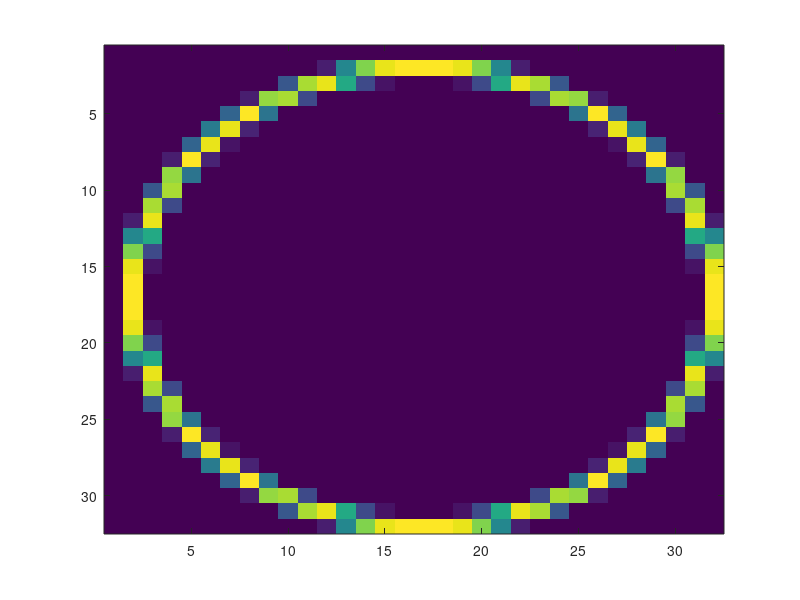

Recreate this plot in MATLAB.
%----------------------------------------------------------
%
%----------------------------------------------------------
function radial_filter_bank
close all;
FFTN    =   32;%32;
RSTEPS  =   16;
DELTAR  =   (FFTN/2)/RSTEPS

[x,y]   =   meshgrid(-FFTN/2:FFTN/2-1,-FFTN/2:FFTN/2-1);
r       =   sqrt(x.^2+y.^2);
filter  =   [];
pause;
for r0  =   0:DELTAR:(RSTEPS-1)*DELTAR
     msk = 0.5*(1+cos(pi*(r-r0)/DELTAR));
     msk(abs(r-r0)>DELTAR) =0;
     filter = [filter,msk(:)];
     imagesc(msk);
     pause;
end;
radf    =   filter;
save radial_filters radf;   %save to .mat file
%----------------------
%write to a file
%----------------------
fp = fopen('radial_filter.h','w');
for i = 1:size(filter,2)
    k = 1;
    fprintf(fp,'{');
    for j = 1:size(filter,1)
        fprintf(fp,'%f,',filter(j,i));
        if(k == 32) k=0; fprintf(fp,'\n'); end;
        k = k+1;
    end;
    fprintf(fp,'}\n');
end;
fclose(fp);
%end function radial_filter_bank
